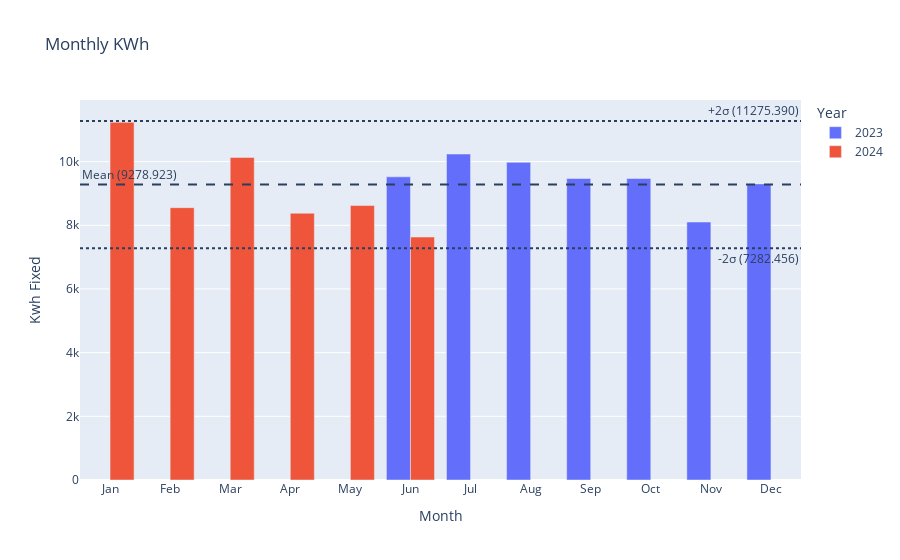

Notebook source saved alongside this figure:
### Code cell
plot_monthly_by_year(df, "kwh_fixed", title="Monthly KWh")

### Figure 1 — Plotly figure (JSON) as saved in the notebook; plotly's stock layout.template omitted (floating-point values rounded to 4 significant figures)
{"data": [{"alignmentgroup": "True", "hovertemplate": "Year=2023<br>Month=%{x}<br>Kwh Fixed=%{y}<extra></extra>", "legendgroup": "2023", "marker": {"color": "#636efa", "pattern": {"shape": ""}}, "name": "2023", "offsetgroup": "2023", "orientation": "v", "showlegend": true, "textposition": "auto", "type": "bar", "x": [6, 7, 8, 9, 10, 11, 12], "xaxis": "x", "y": [9522.0, 10240.0, 9977.0, 9469.0, 9469.0, 8102.0, 9300.0], "yaxis": "y"}, {"alignmentgroup": "True", "hovertemplate": "Year=2024<br>Month=%{x}<br>Kwh Fixed=%{y}<extra></extra>", "legendgroup": "2024", "marker": {"color": "#EF553B", "pattern": {"shape": ""}}, "name": "2024", "offsetgroup": "2024", "orientation": "v", "showlegend": true, "textposition": "auto", "type": "bar", "x": [1, 2, 3, 4, 5, 6], "xaxis": "x", "y": [11230.0, 8554.0, 10130.0, 8379.0, 8620.0, 7631.0], "yaxis": "y"}], "layout": {"annotations": [{"showarrow": false, "text": "Mean (9278.923)", "x": 0, "xanchor": "left", "xref": "x domain", "y": 9279.0, "yanchor": "bottom", "yref": "y"}, {"showarrow": false, "text": "+2σ (11275.390)", "x": 1, "xanchor": "right", "xref": "x domain", "y": 11280.0, "yanchor": "bottom", "yref": "y"}, {"showarrow": false, "text": "-2σ (7282.456)", "x": 1, "xanchor": "right", "xref": "x domain", "y": 7282.0, "yanchor": "top", "yref": "y"}], "barmode": "group", "legend": {"title": {"text": "Year"}, "tracegroupgap": 0}, "shapes": [{"line": {"dash": "dash"}, "type": "line", "x0": 0, "x1": 1, "xref": "x domain", "y0": 9279.0, "y1": 9279.0, "yref": "y"}, {"line": {"dash": "dot"}, "type": "line", "x0": 0, "x1": 1, "xref": "x domain", "y0": 11280.0, "y1": 11280.0, "yref": "y"}, {"line": {"dash": "dot"}, "type": "line", "x0": 0, "x1": 1, "xref": "x domain", "y0": 7282.0, "y1": 7282.0, "yref": "y"}], "title": {"text": "Monthly KWh"}, "xaxis": {"anchor": "y", "domain": [0, 1], "tickmode": "array", "ticktext": ["Jan", "Feb", "Mar", "Apr", "May", "Jun", "Jul", "Aug", "Sep", "Oct", "Nov", "Dec"], "tickvals": [1, 2, 3, 4, 5, 6, 7, 8, 9, 10, 11, 12], "title": {"text": "Month"}}, "yaxis": {"anchor": "x", "domain": [0, 1], "title": {"text": "Kwh Fixed"}}}}
